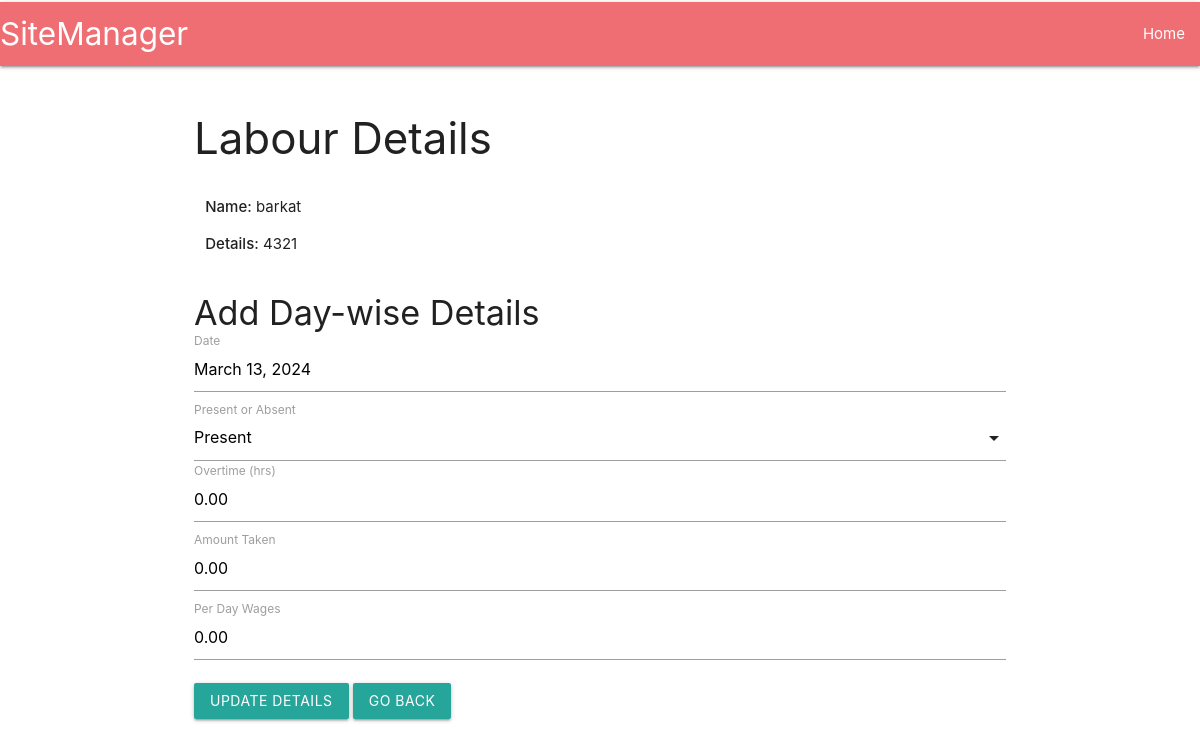
/ManageSites/2/EditLabourDetails/1/3, run on an earlier commit of the app's database.
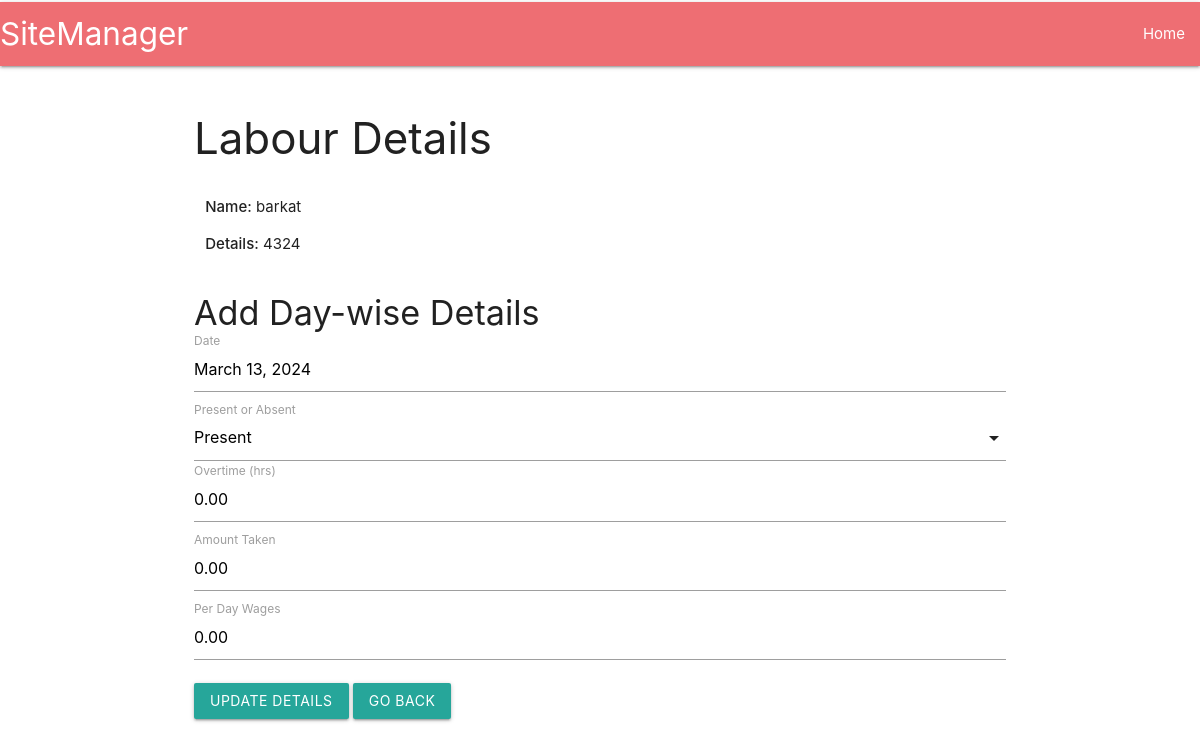
And on a later commit of the database.
### sites/models.py (models this page shows)
class Manpower(models.Model):
    site = models.ForeignKey(Site, on_delete=models.CASCADE)
    name = models.CharField(max_length=100)
    adhaarno = models.CharField(max_length=20)
    contact = models.CharField(max_length=20)

### sites/views.py (the view, shortened to what this page needs)
# urls.py: path('ManageSites/<int:site_id>/EditLabourDetails/<int:labour_id>/<int:record_id>', views.EditLabourDetails, name='EditLabourDetails'),
def EditLabourDetails(request,site_id,labour_id,record_id):
    siteInfo = get_object_or_404(Site, pk=site_id)
    manPK = get_object_or_404(Manpower, pk=labour_id)
    attendRecord = get_object_or_404(Attendance, pk=record_id)
    totalAmountPer = total_amount_per_laborer.objects.filter(Manpower=manPK)
    return render(request,'sites/EditPages/EditLabourDetails.html',{'manPK':manPK,
    'totalAmountPer':totalAmountPer,
    'attendRecord':attendRecord,
    'siteInfo':siteInfo})

### sites/templates/sites/EditPages/EditLabourDetails.html (shortened to what this page needs)
{% extends 'Navbar.html' %}
{% block content %}
<body>
    <div class="container">
        <h3>Labour Details</h3>
        <div class="row">
            <div class="col s6">
                <p><strong>Name:</strong> {{ manPK.name }} </p>
                <p><strong>Details:</strong> {{ manPK.contact }} </p>
            </div>
        </div>
        <h4>Add Day-wise Details</h4>
        <form method="post">
            <div class="input-field">
                <input id="date" name="date" type="text" class="datepicker" value="{{ attendRecord.date }}" >
                <label for="date">Date</label>
            </div>
            <div class="input-field">
                <label for="present_or_absent">Present or Absent</label>
            </div>
            <div class="input-field">
                <input id="overtime" name="overtime" type="text" class="validate" value="{{ attendRecord.overtime }}" >
                <label for="overtime">Overtime (hrs)</label>
            </div>
            <div class="input-field">
                <input id="amount_taken" name="amount_taken" type="text" class="validate" value="{{ attendRecord.amount_taken }}" >
                <label for="amount_taken">Amount Taken</label>
            </div>
            <div class="input-field">
                <input id="per_day_wages" name="per_day_wages" type="text" class="validate" value="{{ attendRecord.per_day_wages }}" >
                <label for="per_day_wages">Per Day Wages</label>
            </div>
            <button class="btn waves-effect waves-light" type="submit">Update Details</button>
            <a href="{% url 'ManageSites' siteInfo.id %} " class="btn waves-effect waves-light">Go Back</a>
        </form>
</body>
{% endblock %}

What changed in the data, as far as the page shows it:
changed Manpower "barkat": contact "4321" → "4324"
